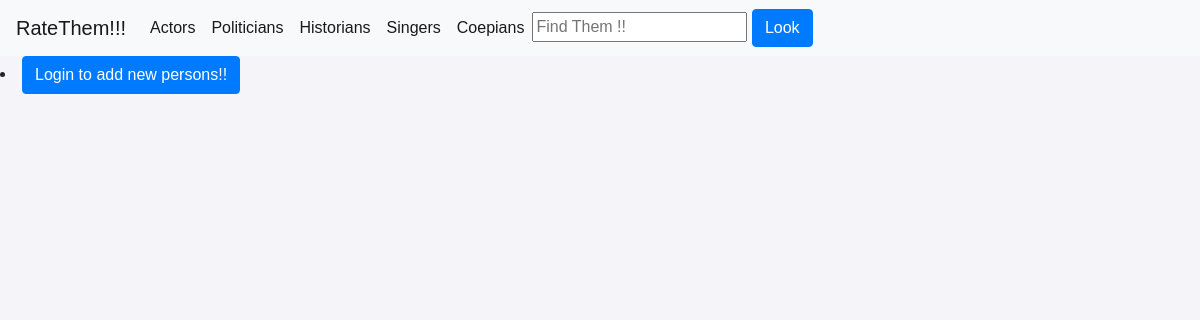
The page /category/Coepians/ on the database as committed earlier.
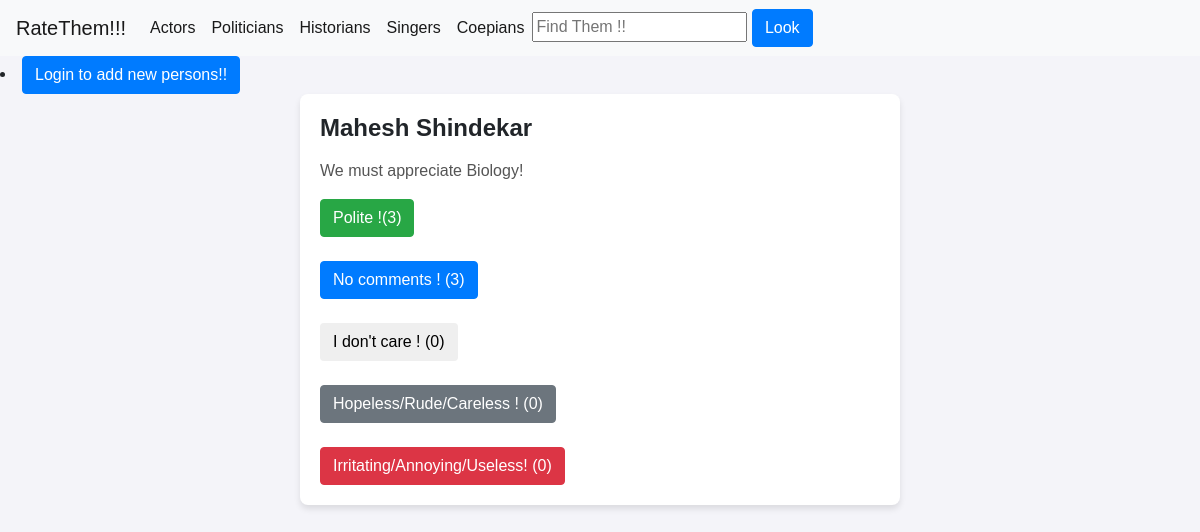
The same page on the database as committed later.
### ratings/models.py (models this page shows, shortened)
class Human(models.Model):
    STATUS_CHOICES = [
        ('pending', 'Pending'),
        ('accepted', 'Accepted'),
        ('rejected', 'Rejected'),
    ]
    name = models.CharField(max_length=100)
    bio = models.TextField()
    category=models.ForeignKey(Category,null=True,blank=True,on_delete=models.CASCADE)
    status = models.CharField(max_length=10, choices=STATUS_CHOICES, default='pending')
    added_by = models.ForeignKey(settings.AUTH_USER_MODEL, null=True, blank=True, on_delete=models.SET_NULL)
    created_at = models.DateTimeField(auto_now_add=True)

class RatingCount(models.Model):
    human = models.OneToOneField(Human, on_delete=models.CASCADE, related_name="rating_count")
    excellent = models.PositiveIntegerField(default=0)
    good = models.PositiveIntegerField(default=0)
    okay = models.PositiveIntegerField(default=0)
    bad = models.PositiveIntegerField(default=0)
    pathetic = models.PositiveIntegerField(default=0)

### ratings/views.py (the view)
# urls.py: path('category/<str:category>/', views.category_view, name='category_view'),
def category_view(request, category):
    category=Category.objects.get(name=category)
    humans = Human.objects.filter(category=category)
    return render(request, 'category.html', {'humans': humans})

### templates/category.html (shortened to what this page needs)
{% extends "base.html" %}
{% load socialaccount %}
{% block content %}
<li><a class='btn btn-primary' href="{% url 'submit_human' %}">Login to add new persons!!</a></li>
{% for human in humans %}
<div id="swipe-container">
    <div class="human-profile" id="profile-{{ human.id }}">
        <h2><strong>{{ human.name }}</strong></h2>
        <p>{{ human.bio }}</p>
            <button class="btn btn-success" data-rating="excellent" data-human-id="{{ human.id }}">
                Polite !(<span id="excellent-count-{{ human.id }}">{{ human.rating_count.excellent }}</span>)
            </button><br><br>
            <button class="btn btn-primary" data-rating="good" data-human-id="{{ human.id }}">
                No comments ! (<span id="good-count-{{ human.id }}">{{ human.rating_count.good }}</span>)
            </button><br><br>
            <button class="btn btn" data-rating="okay" data-human-id="{{ human.id }}">
                I don't care ! (<span id="okay-count-{{ human.id }}">{{ human.rating_count.okay }}</span>)
            </button><br><br>
            <button class="btn btn-secondary" data-rating="bad" data-human-id="{{ human.id }}">
                Hopeless/Rude/Careless ! (<span id="bad-count-{{ human.id }}">{{ human.rating_count.bad }}</span>)
            </button><br><br>
            <button class="btn btn-danger" data-rating="pathetic" data-human-id="{{ human.id }}">
                 Irritating/Annoying/Useless! (<span id="pathetic-count-{{ human.id }}">{{ human.rating_count.pathetic }}</span>)
            </button>
    </div>
</div>
<br>
{% endfor %}
{% endblock %}

Rows that differ between the two databases and show on the page:
added Human: name "Mahesh Shindekar", bio "We must appreciate Biology!", rating_count.excellent "3", rating_count.good "3", rating_count.okay "0", rating_count.bad "0", rating_count.pathetic "0"
